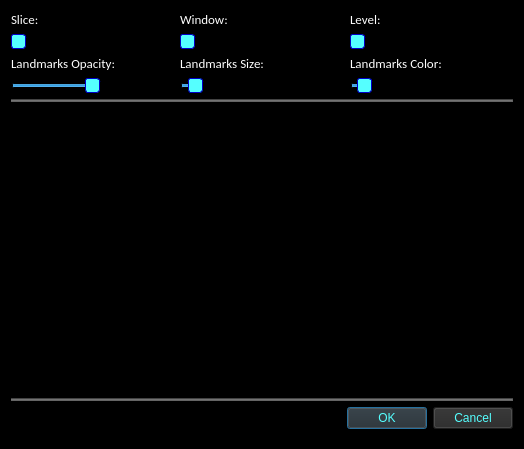
<?xml version="1.0" encoding="UTF-8"?>
<ui version="4.0">
 <class>PickPointsDialog</class>
 <widget class="QDialog" name="PickPointsDialog">
  <property name="geometry">
   <rect>
    <x>0</x>
    <y>0</y>
    <width>524</width>
    <height>449</height>
   </rect>
  </property>
  <property name="windowTitle">
   <string>3D Point Picker</string>
  </property>
  <property name="styleSheet">
   <string notr="true">background-color: rgb(0, 0, 0);</string>
  </property>
  <layout class="QVBoxLayout" name="verticalLayout">
   <item>
    <layout class="QGridLayout" name="gridLayout">
     <item row="1" column="0">
      <widget class="QSlider" name="m_SliceSlider">
       <property name="styleSheet">
        <string notr="true">QSlider::handle:horizontal {
     background: rgb(85, 255, 255);
     border: 1px solid  rgb(0, 0, 200);
     width: 18px;
     margin: -2px 0;
     border-radius: 3px;
 }
</string>
       </property>
       <property name="orientation">
        <enum>Qt::Horizontal</enum>
       </property>
       <property name="tickPosition">
        <enum>QSlider::NoTicks</enum>
       </property>
      </widget>
     </item>
     <item row="0" column="1">
      <widget class="QLabel" name="label_2">
       <property name="font">
        <font>
         <family>Calibri</family>
         <pointsize>10</pointsize>
        </font>
       </property>
       <property name="styleSheet">
        <string notr="true">color: rgb(255, 255, 255);</string>
       </property>
       <property name="text">
        <string>Window:</string>
       </property>
      </widget>
     </item>
     <item row="1" column="1">
      <widget class="QSlider" name="m_WindowSlider">
       <property name="styleSheet">
        <string notr="true">QSlider::handle:horizontal {
     background: rgb(85, 255, 255);
     border: 1px solid  rgb(0, 0, 200);
     width: 18px;
     margin: -2px 0;
     border-radius: 3px;
 }
</string>
       </property>
       <property name="orientation">
        <enum>Qt::Horizontal</enum>
       </property>
       <property name="tickPosition">
        <enum>QSlider::NoTicks</enum>
       </property>
      </widget>
     </item>
     <item row="0" column="0">
      <widget class="QLabel" name="label">
       <property name="font">
        <font>
         <family>Calibri</family>
         <pointsize>10</pointsize>
        </font>
       </property>
       <property name="styleSheet">
        <string notr="true">color: rgb(255, 255, 255);</string>
       </property>
       <property name="text">
        <string>Slice:</string>
       </property>
      </widget>
     </item>
     <item row="0" column="2">
      <widget class="QLabel" name="label_3">
       <property name="font">
        <font>
         <family>Calibri</family>
         <pointsize>10</pointsize>
        </font>
       </property>
       <property name="styleSheet">
        <string notr="true">color: rgb(255, 255, 255);</string>
       </property>
       <property name="text">
        <string>Level:</string>
       </property>
      </widget>
     </item>
     <item row="1" column="2">
      <widget class="QSlider" name="m_LevelSlider">
       <property name="styleSheet">
        <string notr="true">QSlider::handle:horizontal {
     background: rgb(85, 255, 255);
     border: 1px solid  rgb(0, 0, 200);
     width: 18px;
     margin: -2px 0;
     border-radius: 3px;
 }
</string>
       </property>
       <property name="orientation">
        <enum>Qt::Horizontal</enum>
       </property>
       <property name="tickPosition">
        <enum>QSlider::NoTicks</enum>
       </property>
      </widget>
     </item>
     <item row="2" column="0">
      <widget class="QLabel" name="label_4">
       <property name="font">
        <font>
         <family>Calibri</family>
         <pointsize>10</pointsize>
        </font>
       </property>
       <property name="styleSheet">
        <string notr="true">color: rgb(255, 255, 255);</string>
       </property>
       <property name="text">
        <string>Landmarks Opacity:</string>
       </property>
      </widget>
     </item>
     <item row="3" column="0">
      <widget class="QSlider" name="m_LandmarksOpacitySlider">
       <property name="styleSheet">
        <string notr="true">QSlider::handle:horizontal {
     background: rgb(85, 255, 255);
     border: 1px solid  rgb(0, 0, 200);
     width: 18px;
     margin: -2px 0;
     border-radius: 3px;
 }
</string>
       </property>
       <property name="maximum">
        <number>100</number>
       </property>
       <property name="value">
        <number>50</number>
       </property>
       <property name="orientation">
        <enum>Qt::Horizontal</enum>
       </property>
       <property name="tickPosition">
        <enum>QSlider::NoTicks</enum>
       </property>
      </widget>
     </item>
     <item row="2" column="1">
      <widget class="QLabel" name="label_6">
       <property name="font">
        <font>
         <family>Calibri</family>
         <pointsize>10</pointsize>
        </font>
       </property>
       <property name="styleSheet">
        <string notr="true">color: rgb(255, 255, 255);</string>
       </property>
       <property name="text">
        <string>Landmarks Size:</string>
       </property>
      </widget>
     </item>
     <item row="3" column="1">
      <widget class="QSlider" name="m_LandmarksSizeSlider">
       <property name="styleSheet">
        <string notr="true">QSlider::handle:horizontal {
     background: rgb(85, 255, 255);
     border: 1px solid  rgb(0, 0, 200);
     width: 18px;
     margin: -2px 0;
     border-radius: 3px;
 }
</string>
       </property>
       <property name="value">
        <number>5</number>
       </property>
       <property name="orientation">
        <enum>Qt::Horizontal</enum>
       </property>
       <property name="tickPosition">
        <enum>QSlider::NoTicks</enum>
       </property>
      </widget>
     </item>
     <item row="2" column="2">
      <widget class="QLabel" name="label_7">
       <property name="font">
        <font>
         <family>Calibri</family>
         <pointsize>10</pointsize>
        </font>
       </property>
       <property name="styleSheet">
        <string notr="true">color: rgb(255, 255, 255);</string>
       </property>
       <property name="text">
        <string>Landmarks Color:</string>
       </property>
      </widget>
     </item>
     <item row="3" column="2">
      <widget class="QSlider" name="m_LandmarksColorSlider">
       <property name="styleSheet">
        <string notr="true">QSlider::handle:horizontal {
     background: rgb(85, 255, 255);
     border: 1px solid  rgb(0, 0, 200);
     width: 18px;
     margin: -2px 0;
     border-radius: 3px;
 }
</string>
       </property>
       <property name="value">
        <number>5</number>
       </property>
       <property name="orientation">
        <enum>Qt::Horizontal</enum>
       </property>
       <property name="tickPosition">
        <enum>QSlider::NoTicks</enum>
       </property>
      </widget>
     </item>
    </layout>
   </item>
   <item>
    <widget class="Line" name="line_3">
     <property name="styleSheet">
      <string notr="true">background-color: rgb(100, 100, 100);</string>
     </property>
     <property name="orientation">
      <enum>Qt::Horizontal</enum>
     </property>
    </widget>
   </item>
   <item>
    <widget class="QVTKWidget" name="m_VTKOutput">
     <property name="sizePolicy">
      <sizepolicy hsizetype="Preferred" vsizetype="Preferred">
       <horstretch>0</horstretch>
       <verstretch>1</verstretch>
      </sizepolicy>
     </property>
    </widget>
   </item>
   <item>
    <widget class="Line" name="line_4">
     <property name="styleSheet">
      <string notr="true">background-color: rgb(100, 100, 100);</string>
     </property>
     <property name="orientation">
      <enum>Qt::Horizontal</enum>
     </property>
    </widget>
   </item>
   <item>
    <widget class="QDialogButtonBox" name="buttonBox">
     <property name="styleSheet">
      <string notr="true">background-color: rgb(40, 40,40);
color: rgb(85, 255, 255);</string>
     </property>
     <property name="orientation">
      <enum>Qt::Horizontal</enum>
     </property>
     <property name="standardButtons">
      <set>QDialogButtonBox::Cancel|QDialogButtonBox::Ok</set>
     </property>
    </widget>
   </item>
   <item>
    <widget class="Line" name="line">
     <property name="orientation">
      <enum>Qt::Horizontal</enum>
     </property>
    </widget>
   </item>
  </layout>
 </widget>
 <customwidgets>
  <customwidget>
   <class>QVTKWidget</class>
   <extends>QWidget</extends>
   <header>QVTKWidget.h</header>
  </customwidget>
 </customwidgets>
 <resources/>
 <connections>
  <connection>
   <sender>buttonBox</sender>
   <signal>accepted()</signal>
   <receiver>PickPointsDialog</receiver>
   <slot>accept()</slot>
   <hints>
    <hint type="sourcelabel">
     <x>227</x>
     <y>422</y>
    </hint>
    <hint type="destinationlabel">
     <x>157</x>
     <y>274</y>
    </hint>
   </hints>
  </connection>
  <connection>
   <sender>buttonBox</sender>
   <signal>rejected()</signal>
   <receiver>PickPointsDialog</receiver>
   <slot>reject()</slot>
   <hints>
    <hint type="sourcelabel">
     <x>295</x>
     <y>428</y>
    </hint>
    <hint type="destinationlabel">
     <x>286</x>
     <y>274</y>
    </hint>
   </hints>
  </connection>
  <connection>
   <sender>m_SliceSlider</sender>
   <signal>valueChanged(int)</signal>
   <receiver>PickPointsDialog</receiver>
   <slot>SlotUpdateSlice()</slot>
   <hints>
    <hint type="sourcelabel">
     <x>53</x>
     <y>45</y>
    </hint>
    <hint type="destinationlabel">
     <x>80</x>
     <y>25</y>
    </hint>
   </hints>
  </connection>
  <connection>
   <sender>m_WindowSlider</sender>
   <signal>valueChanged(int)</signal>
   <receiver>PickPointsDialog</receiver>
   <slot>SlotUpdateWindowLevel()</slot>
   <hints>
    <hint type="sourcelabel">
     <x>195</x>
     <y>37</y>
    </hint>
    <hint type="destinationlabel">
     <x>219</x>
     <y>26</y>
    </hint>
   </hints>
  </connection>
  <connection>
   <sender>m_LevelSlider</sender>
   <signal>valueChanged(int)</signal>
   <receiver>PickPointsDialog</receiver>
   <slot>SlotUpdateWindowLevel()</slot>
   <hints>
    <hint type="sourcelabel">
     <x>445</x>
     <y>49</y>
    </hint>
    <hint type="destinationlabel">
     <x>377</x>
     <y>23</y>
    </hint>
   </hints>
  </connection>
  <connection>
   <sender>m_LandmarksOpacitySlider</sender>
   <signal>valueChanged(int)</signal>
   <receiver>PickPointsDialog</receiver>
   <slot>SlotUpdateLandmarksOpacity()</slot>
   <hints>
    <hint type="sourcelabel">
     <x>43</x>
     <y>91</y>
    </hint>
    <hint type="destinationlabel">
     <x>346</x>
     <y>57</y>
    </hint>
   </hints>
  </connection>
  <connection>
   <sender>m_LandmarksSizeSlider</sender>
   <signal>valueChanged(int)</signal>
   <receiver>PickPointsDialog</receiver>
   <slot>SlotUpdateLandmarksSize()</slot>
   <hints>
    <hint type="sourcelabel">
     <x>226</x>
     <y>87</y>
    </hint>
    <hint type="destinationlabel">
     <x>465</x>
     <y>59</y>
    </hint>
   </hints>
  </connection>
  <connection>
   <sender>m_LandmarksColorSlider</sender>
   <signal>valueChanged(int)</signal>
   <receiver>PickPointsDialog</receiver>
   <slot>SlotUpdateLandmarksColor()</slot>
   <hints>
    <hint type="sourcelabel">
     <x>388</x>
     <y>84</y>
    </hint>
    <hint type="destinationlabel">
     <x>388</x>
     <y>100</y>
    </hint>
   </hints>
  </connection>
 </connections>
 <slots>
  <slot>SlotUpdateSlice()</slot>
  <slot>SlotUpdateWindowLevel()</slot>
  <slot>SlotUpdateLandmarksOpacity()</slot>
  <slot>SlotUpdateLandmarksSize()</slot>
  <slot>SlotUpdateLandmarksColor()</slot>
 </slots>
</ui>
